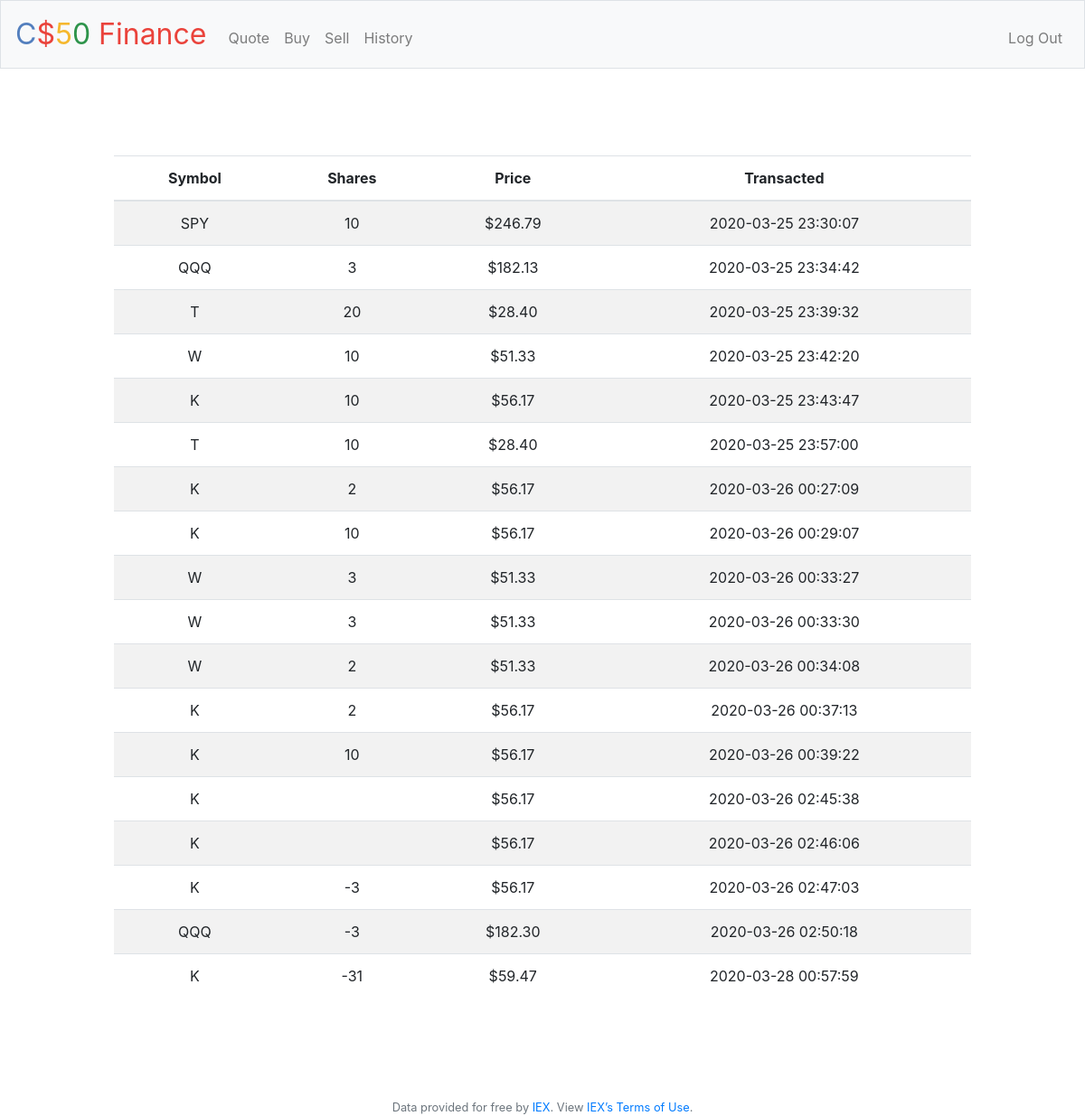
Screenshot of /history (signed in) with the database file from the repository.
### tables this page shows
CREATE TABLE 'portfolios' ('id' integer NOT NULL, 'stock' char(4), 'price' real, 'num_shares' integer, 'timestamp' timestamp DEFAULT CURRENT_TIMESTAMP, 'name' text);

### application.py (the view)
@app.route("/history")
@login_required
def history():
    transaction_history = db.execute("SELECT * FROM portfolios WHERE id = :ID",
                                    ID=session["user_id"])
    for t in transaction_history:
        t["price"] = usd(t["price"])
    print(transaction_history)
    return render_template("history.html", stonks=transaction_history)
    return apology("TODO")

### application.py (called while the page is built)
@app.after_request
def after_request(response):
    response.headers["Cache-Control"] = "no-cache, no-store, must-revalidate"
    response.headers["Expires"] = 0
    response.headers["Pragma"] = "no-cache"
    return response

### helpers.py (called while the page is built)
def login_required(f):
    @wraps(f)
    def decorated_function(*args, **kwargs):
        if session.get("user_id") is None:
            return redirect("/login")
        return f(*args, **kwargs)
    return decorated_function

def usd(value):
    return f"${value:,.2f}"

### templates/history.html (shortened to what this page needs)
{% extends "layout.html" %}
{% block main %}
<main class="container p-5">
    <table class="table table-striped">
        <thead>
            <tr>
                <th colspan="1">Symbol</th>
                <th colspan="1">Shares</th>
                <th colspan="1">Price</th>
                <th colspan="2">Transacted</th>
            </tr>
        </thead>
        <tbody>
            {% for stonk in stonks %}
            <tr>
                <td>{{stonk.stock}}</td>
                <td>{{stonk.num_shares}}</td>
                <td>{{stonk.price}}</td>
                <td>{{stonk.timestamp}}</td>
            </tr>
            {% endfor %}
        </tbody>
    </table>
</main>
{% endblock %}

### templates/layout.html (shortened to what this page needs)
<!DOCTYPE html>
<html lang="en">
    <head>
        <link href="https://maxcdn.bootstrapcdn.com/bootstrap/4.1.3/css/bootstrap.min.css" rel="stylesheet">
        <link href="/static/styles.css" rel="stylesheet">
    </head>
    <body>
        <nav class="navbar navbar-expand-md navbar-light bg-light border">
            <a class="navbar-brand" href="/"><span class="blue">C</span><span class="red">$</span><span class="yellow">5</span><span class="green">0</span> <span class="red">Finance</span></a>
            <div class="collapse navbar-collapse" id="navbar">
                {% if session.user_id %}
                    <ul class="navbar-nav mr-auto mt-2">
                        <li class="nav-item"><a class="nav-link" href="/quote">Quote</a></li>
                        <li class="nav-item"><a class="nav-link" href="/buy">Buy</a></li>
                        <li class="nav-item"><a class="nav-link" href="/sell">Sell</a></li>
                        <li class="nav-item"><a class="nav-link" href="/history">History</a></li>
                    </ul>
                    <ul class="navbar-nav ml-auto mt-2">
                        <li class="nav-item"><a class="nav-link" href="/logout">Log Out</a></li>
                    </ul>
                {% else %}
                    <ul class="navbar-nav ml-auto mt-2">
                        <li class="nav-item"><a class="nav-link" href="/register">Register</a></li>
                        <li class="nav-item"><a class="nav-link" href="/login">Log In</a></li>
                    </ul>
                {% endif %}
            </div>
        </nav>
        <main class="container p-5">
            {% block main %}{% endblock %}
        </main>
        <footer class="small text-center text-muted">
            Data provided for free by <a href="https://iextrading.com/developer">IEX</a>. View <a href="https://iextrading.com/api-exhibit-a/">IEX’s Terms of Use</a>.
        </footer>
    </body>
</html>

### static/styles.css (style rules this page uses)
nav .navbar-brand { font-size: xx-large; }
nav .navbar-brand .blue { color: #537fbe; }
nav .navbar-brand .red { color: #ea433b; }
nav .navbar-brand .yellow { color: #f5b82e; }
nav .navbar-brand .green { color: #2e944b; }
main { overflow-x: auto; text-align: center; }

### rows the page displays
portfolios: stock "SPY", num_shares "10", price "$246.79", timestamp "2020-03-25 23:30:07"
portfolios: stock "QQQ", num_shares "3", price "$182.13", timestamp "2020-03-25 23:34:42"
portfolios: stock "T", num_shares "20", price "$28.40", timestamp "2020-03-25 23:39:32"
portfolios: stock "W", num_shares "10", price "$51.33", timestamp "2020-03-25 23:42:20"
portfolios: stock "K", num_shares "10", price "$56.17", timestamp "2020-03-25 23:43:47"
portfolios: stock "T", num_shares "10", price "$28.40", timestamp "2020-03-25 23:57:00"
portfolios: stock "K", num_shares "2", price "$56.17", timestamp "2020-03-26 00:27:09"
portfolios: stock "K", num_shares "10", price "$56.17", timestamp "2020-03-26 00:29:07"
portfolios: stock "W", num_shares "3", price "$51.33", timestamp "2020-03-26 00:33:27"
portfolios: stock "W", num_shares "3", price "$51.33", timestamp "2020-03-26 00:33:30"
portfolios: stock "W", num_shares "2", price "$51.33", timestamp "2020-03-26 00:34:08"
portfolios: stock "K", num_shares "2", price "$56.17", timestamp "2020-03-26 00:37:13"
portfolios: stock "K", num_shares "10", price "$56.17", timestamp "2020-03-26 00:39:22"
portfolios: stock "K", price "$56.17", timestamp "2020-03-26 02:45:38"
portfolios: stock "K", price "$56.17", timestamp "2020-03-26 02:46:06"
portfolios: stock "K", num_shares "-3", price "$56.17", timestamp "2020-03-26 02:47:03"
portfolios: stock "QQQ", num_shares "-3", price "$182.30", timestamp "2020-03-26 02:50:18"
portfolios: stock "K", num_shares "-31", price "$59.47", timestamp "2020-03-28 00:57:59"
